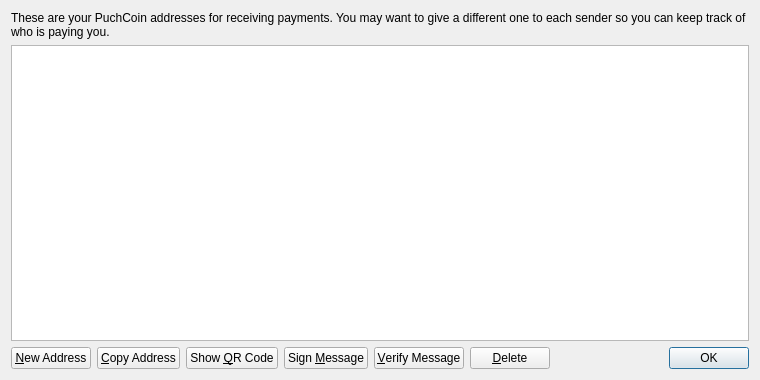
<?xml version="1.0" encoding="UTF-8"?>
<ui version="4.0">
 <class>AddressBookPage</class>
 <widget class="QWidget" name="AddressBookPage">
  <property name="geometry">
   <rect>
    <x>0</x>
    <y>0</y>
    <width>760</width>
    <height>380</height>
   </rect>
  </property>
  <property name="windowTitle">
   <string>Address Book</string>
  </property>
  <layout class="QVBoxLayout" name="verticalLayout">
   <item>
    <widget class="QLabel" name="labelExplanation">
     <property name="text">
      <string>These are your PuchCoin addresses for receiving payments. You may want to give a different one to each sender so you can keep track of who is paying you.</string>
     </property>
     <property name="textFormat">
      <enum>Qt::PlainText</enum>
     </property>
     <property name="wordWrap">
      <bool>true</bool>
     </property>
    </widget>
   </item>
   <item>
    <widget class="QTableView" name="tableView">
     <property name="contextMenuPolicy">
      <enum>Qt::CustomContextMenu</enum>
     </property>
     <property name="toolTip">
      <string>Double-click to edit address or label</string>
     </property>
     <property name="tabKeyNavigation">
      <bool>false</bool>
     </property>
     <property name="alternatingRowColors">
      <bool>true</bool>
     </property>
     <property name="selectionMode">
      <enum>QAbstractItemView::SingleSelection</enum>
     </property>
     <property name="selectionBehavior">
      <enum>QAbstractItemView::SelectRows</enum>
     </property>
     <property name="sortingEnabled">
      <bool>true</bool>
     </property>
     <attribute name="verticalHeaderVisible">
      <bool>false</bool>
     </attribute>
    </widget>
   </item>
   <item>
    <layout class="QHBoxLayout" name="horizontalLayout">
     <item>
      <widget class="QPushButton" name="newAddressButton">
       <property name="toolTip">
        <string>Create a new address</string>
       </property>
       <property name="text">
        <string>&amp;New Address</string>
       </property>
       <property name="icon">
        <iconset resource="../bitcoin.qrc">
         <normaloff>:/icons/add</normaloff>:/icons/add</iconset>
       </property>
      </widget>
     </item>
     <item>
      <widget class="QPushButton" name="copyToClipboard">
       <property name="toolTip">
        <string>Copy the currently selected address to the system clipboard</string>
       </property>
       <property name="text">
        <string>&amp;Copy Address</string>
       </property>
       <property name="icon">
        <iconset resource="../bitcoin.qrc">
         <normaloff>:/icons/editcopy</normaloff>:/icons/editcopy</iconset>
       </property>
      </widget>
     </item>
     <item>
      <widget class="QPushButton" name="showQRCode">
       <property name="text">
        <string>Show &amp;QR Code</string>
       </property>
       <property name="icon">
        <iconset resource="../bitcoin.qrc">
         <normaloff>:/icons/qrcode</normaloff>:/icons/qrcode</iconset>
       </property>
      </widget>
     </item>
     <item>
      <widget class="QPushButton" name="signMessage">
       <property name="toolTip">
        <string>Sign a message to prove you own a PuchCoin address</string>
       </property>
       <property name="text">
        <string>Sign &amp;Message</string>
       </property>
       <property name="icon">
        <iconset resource="../bitcoin.qrc">
         <normaloff>:/icons/edit</normaloff>:/icons/edit</iconset>
       </property>
      </widget>
     </item>
     <item>
      <widget class="QPushButton" name="verifyMessage">
       <property name="toolTip">
        <string>Verify a message to ensure it was signed with a specified PuchCoin address</string>
       </property>
       <property name="text">
        <string>&amp;Verify Message</string>
       </property>
       <property name="icon">
        <iconset resource="../bitcoin.qrc">
         <normaloff>:/icons/transaction_0</normaloff>:/icons/transaction_0</iconset>
       </property>
      </widget>
     </item>
     <item>
      <widget class="QPushButton" name="deleteButton">
       <property name="toolTip">
        <string>Delete the currently selected address from the list</string>
       </property>
       <property name="text">
        <string>&amp;Delete</string>
       </property>
       <property name="icon">
        <iconset resource="../bitcoin.qrc">
         <normaloff>:/icons/remove</normaloff>:/icons/remove</iconset>
       </property>
      </widget>
     </item>
     <item>
      <spacer name="horizontalSpacer">
       <property name="orientation">
        <enum>Qt::Horizontal</enum>
       </property>
       <property name="sizeHint" stdset="0">
        <size>
         <width>40</width>
         <height>20</height>
        </size>
       </property>
      </spacer>
     </item>
     <item>
      <widget class="QDialogButtonBox" name="buttonBox">
       <property name="sizePolicy">
        <sizepolicy hsizetype="Maximum" vsizetype="Fixed">
         <horstretch>0</horstretch>
         <verstretch>0</verstretch>
        </sizepolicy>
       </property>
       <property name="standardButtons">
        <set>QDialogButtonBox::Ok</set>
       </property>
      </widget>
     </item>
    </layout>
   </item>
  </layout>
 </widget>
 <resources>
  <include location="../bitcoin.qrc"/>
 </resources>
 <connections/>
</ui>
